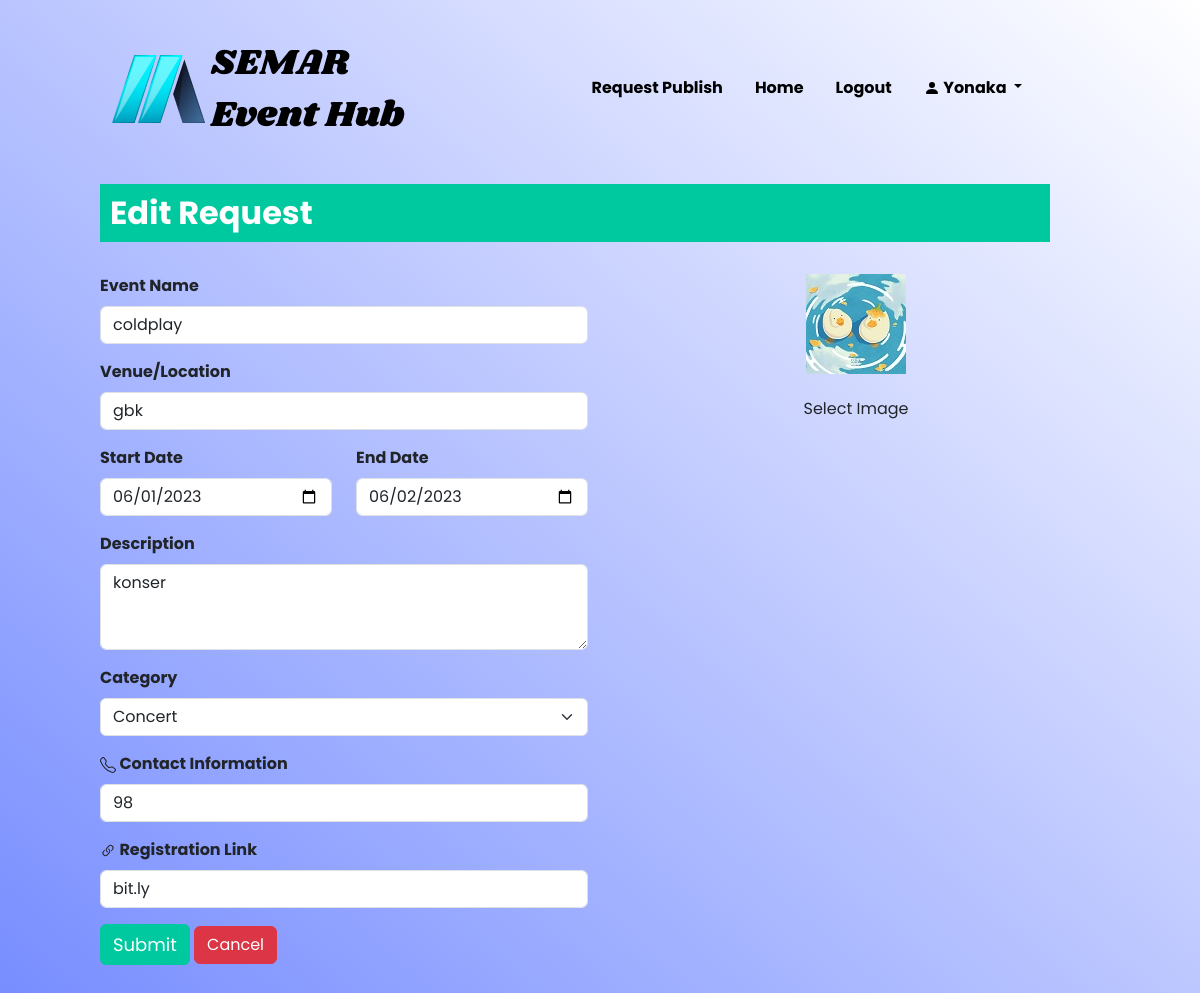
/editRequest.php?id=12 (signed in), run on the app's committed database.
### tables this page shows
CREATE TABLE `user` (
  `id_user` int(11) NOT NULL,
  `nama` varchar(100) NOT NULL,
  `email` varchar(100) NOT NULL,
  `password` varchar(100) NOT NULL
);

CREATE TABLE `request` (
  `id` int(11) NOT NULL,
  `nama_event` varchar(200) NOT NULL,
  `tgl_event` date NOT NULL,
  `tglakhir_event` date NOT NULL,
  `lokasi_event` varchar(200) NOT NULL,
  `deskripsi_event` text NOT NULL,
  `kategori_event` int(4) NOT NULL,
  `cp` bigint(20) NOT NULL,
  `regist_link` varchar(200) NOT NULL,
  `image` varchar(150) NOT NULL,
  `status` varchar(100) NOT NULL DEFAULT 'Requesting',
  `user_id` int(11) NOT NULL
);

### functions.php (called while the page is built, shortened)
<?php
$conn = mysqli_connect("localhost","root", "", "seh");
function query($query) {
	global $conn;
	$result = mysqli_query($conn, $query);
	$rows = [];
	while ($row = mysqli_fetch_assoc($result)) {
		$rows[] = $row;
	}
	return $rows;
}
 ?>

### editRequest.php (the view, shortened to what this page needs)
<?php
require 'functions.php';
$id = $_GET["id"];
$rqs = query("SELECT * FROM request WHERE id = $id")[0];
 ?>
<!DOCTYPE html>
<html>
<head>
	<link href="https://cdn.jsdelivr.net/npm/bootstrap@5.3.0-alpha3/dist/css/bootstrap.min.css" rel="stylesheet">
</head>
<body>
<nav class="navbar navbar-expand-lg">
	  <div class="container-fluid">
	    <a class="navbar-brand" href="#">
	      <img src="img/logo.png" alt="Logo" class="d-inline-block align-text-top"></a>
	    	<div class="nav justify-content-end" id="navbarSupportedContent">
	      	<ul class="nav justify-content-end ">
  				  <li class="nav-item custom-nav-item">
  				    <a class="nav-link active" aria-current="page" href="request.php">Request Publish</a>
  				  </li>
  				  <li class="nav-item custom-nav-item">
  				    <a class="nav-link active" aria-current="page" href="home.php">Home</a>
  				  </li>
  				  <li class="nav-item custom-nav-item">
  				    <a class="nav-link active" aria-current="page" href="user_logout.php">Logout</a>
  				  </li>
  				  <li class="nav-item dropdown">
              <a class="nav-link dropdown-toggle" href="#" role="button" data-bs-toggle="dropdown" aria-expanded="false">
                <svg xmlns="http://www.w3.org/2000/svg" width="16" height="16" fill="currentColor" class="bi bi-person-fill" viewBox="0 0 16 16">
                <path d="M3 14s-1 0-1-1 1-4 6-4 6 3 6 4-1 1-1 1H3Zm5-6a3 3 0 1 0 0-6 3 3 0 0 0 0 6Z"/>
              </svg>
               <?php
                  require'config.php';
                  $query = mysqli_query($conn, "SELECT * FROM `user` WHERE `id_user`='$_SESSION[id_user]'") or die(mysqli_error());
                  $fetch = mysqli_fetch_array($query);
                ?>
               <?= $fetch['nama'] ?>
              </a>
            </li>
  				</ul>
	   	 	</div>
	  	</div>
	</nav>
<br>
<h2>Edit Request</h2>
<br>
	<div class="box">
		<form class="row" action="" method="post" enctype="multipart/form-data" id="form">
		  <div class="col">
		    <div class="col mb-3">
			    <label for="event-name" class="form-label">Event Name</label>
			    <input type="text" class="form-control" name="nama_event" id="event-name" required value="<?= $rqs["nama_event"]; ?>">
			  </div>
			  <div class="col mb-3">
			    <label for="venue" class="form-label">Venue/Location</label>
			    <input type="text" class="form-control" name="lokasi_event" id="venue" required value="<?= $rqs["lokasi_event"]; ?>">
			  </div>
			  <div class="row">
				  <div class="col">
				    <div class="mb-3">
					    <label for="date" class="form-label">Start Date</label>
					    <input type="date" class="form-control" name="tgl_event" id="date" required value="<?= $rqs["tgl_event"]; ?>">
					  </div>
				  </div>
				  <div class="col">
				    <div class="mb-3">
					    <label for="date" class="form-label">End Date</label>
					    <input type="date" class="form-control" name="tglakhir_event" id="date" required value="<?= $rqs["tglakhir_event"]; ?>">
					  </div>
				  </div>
				</div>
				<div class="col mb-3">
				  <label for="desc" class="form-label">Description</label>
				  <textarea class="form-control" name="deskripsi_event" id="desc" rows="3" required><?= $rqs["deskripsi_event"]; ?></textarea>
				</div>
				<div class="col mb-3">
			    <label class="form-label" for="autoSizingSelect">Category</label>
			    <select class="form-select" name="kategori_event" id="autoSizingSelect">
			      <option value="1" <?php if($rqs['kategori_event'] == 1) {echo "selected";} ?>>Concert</option>
			    </select>
			  </div>
				<div class="col mb-3">
			    <label for="cp" class="form-label">
					 Contact Information</label>
			    <input type="text" class="form-control" name="cp" id="cp" required value="<?= $rqs["cp"]; ?>">
			  </div>
			  <div class="col mb-3">
			    <label for="regist" class="form-label">
					 Registration Link</label>
			    <input type="text" class="form-control" name="regist_link" id="regist" required value="<?= $rqs["regist_link"]; ?>">
			  </div>
			  <button type="submit" class="button btn" name="submit" style="font-size: 18px;">Submit</button>
			  <button class="btn btn-danger">
		      <a href="profil.php" style="color:#ffffff; text-decoration: none;">Cancel</a>
		    </button>
		  </div>
		  <div class="col" align="center">
			  <div class="col mb-3">
				  <img id="thumb" src="img/<?= $rqs["image"]; ?>"><br>
				</div>
				<div class="col mb-3" id="file">
					<label for="image" class="btn">Select Image</label>
				</div>
		  </div>
		</form>
	</div>
</body>
</html>

### editRequest.php (style rules this page uses)
.box { margin-left: 100px; margin-right: 100px; margin-bottom: 100px; font-family: Poppins; }
.nav-item { font-family: Poppins; }
h2 { font-family: Poppins; margin-left: 100px; margin-right: 150px; background-color: #00C99F; color: white; padding: 10px; font-weight: bold; }
.navbar-brand { margin: 20px; }
.nav-item { font-family: Poppins; background-color: transparent; }
nav { margin-top: 15px; margin-right: 150px; margin-left: 80px; background-color: transparent; }
.nav-link { color: black; font-weight: bold; background-color: transparent; }
body { background-image: linear-gradient(221deg, rgba(255, 255, 255, 1) 0%, rgba(77, 106, 255, 0.7900000214576721) 100%); }
.button { background-color: #00C99F; color: white; font-family: Poppins; outline: none; }
label { font-weight: bold; }

### data on the page
user: nama "Yonaka"
request: nama_event "coldplay", lokasi_event "gbk", tgl_event "06/01/2023", tglakhir_event "06/02/2023", deskripsi_event "konser", kategori_event "Concert", cp "98", regist_link "bit.ly", image (picture)
